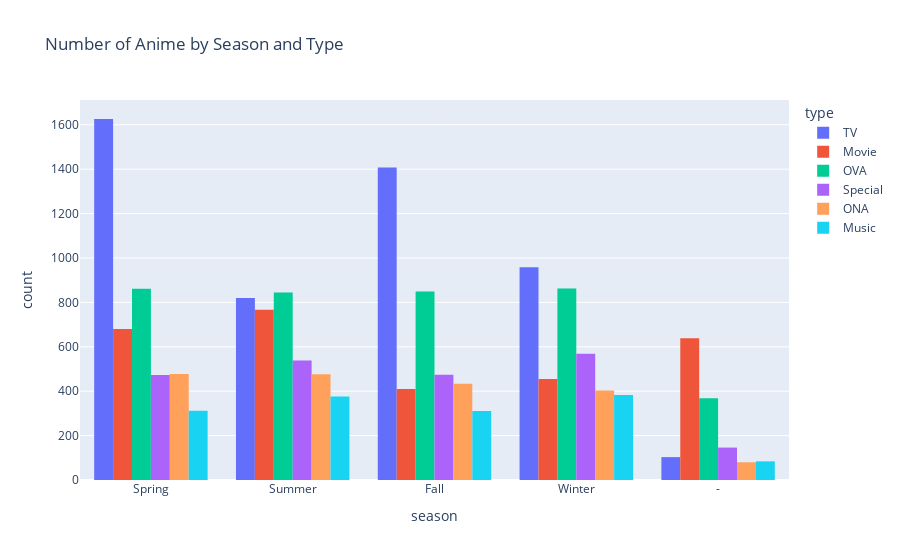

Notebook cell for this chart:
### Code cell
fig = px.histogram(df, x='season',
                   color='type',
                   barmode='group',
                    title='Number of Anime by Season and Type')
fig.show()

### Figure 1 — Plotly figure (JSON) as saved in the notebook; plotly's stock layout.template omitted (floating-point values rounded to 4 significant figures; data arrays with more than 128 entries replaced by an {"elided": "..."} marker saying what was removed)
{"data": [{"alignmentgroup": "True", "bingroup": "x", "hovertemplate": "type=TV<br>season=%{x}<br>count=%{y}<extra></extra>", "legendgroup": "TV", "marker": {"color": "#636efa", "pattern": {"shape": ""}}, "name": "TV", "offsetgroup": "TV", "orientation": "v", "showlegend": true, "type": "histogram", "x": {"elided": "4915 str values"}, "xaxis": "x", "yaxis": "y"}, {"alignmentgroup": "True", "bingroup": "x", "hovertemplate": "type=Movie<br>season=%{x}<br>count=%{y}<extra></extra>", "legendgroup": "Movie", "marker": {"color": "#EF553B", "pattern": {"shape": ""}}, "name": "Movie", "offsetgroup": "Movie", "orientation": "v", "showlegend": true, "type": "histogram", "x": {"elided": "2951 str values"}, "xaxis": "x", "yaxis": "y"}, {"alignmentgroup": "True", "bingroup": "x", "hovertemplate": "type=OVA<br>season=%{x}<br>count=%{y}<extra></extra>", "legendgroup": "OVA", "marker": {"color": "#00cc96", "pattern": {"shape": ""}}, "name": "OVA", "offsetgroup": "OVA", "orientation": "v", "showlegend": true, "type": "histogram", "x": {"elided": "3785 str values"}, "xaxis": "x", "yaxis": "y"}, {"alignmentgroup": "True", "bingroup": "x", "hovertemplate": "type=Special<br>season=%{x}<br>count=%{y}<extra></extra>", "legendgroup": "Special", "marker": {"color": "#ab63fa", "pattern": {"shape": ""}}, "name": "Special", "offsetgroup": "Special", "orientation": "v", "showlegend": true, "type": "histogram", "x": {"elided": "2200 str values"}, "xaxis": "x", "yaxis": "y"}, {"alignmentgroup": "True", "bingroup": "x", "hovertemplate": "type=ONA<br>season=%{x}<br>count=%{y}<extra></extra>", "legendgroup": "ONA", "marker": {"color": "#FFA15A", "pattern": {"shape": ""}}, "name": "ONA", "offsetgroup": "ONA", "orientation": "v", "showlegend": true, "type": "histogram", "x": {"elided": "1869 str values"}, "xaxis": "x", "yaxis": "y"}, {"alignmentgroup": "True", "bingroup": "x", "hovertemplate": "type=Music<br>season=%{x}<br>count=%{y}<extra></extra>", "legendgroup": "Music", "marker": {"color": "#19d3f3", "pattern": {"shape": ""}}, "name": "Music", "offsetgroup": "Music", "orientation": "v", "showlegend": true, "type": "histogram", "x": {"elided": "1466 str values"}, "xaxis": "x", "yaxis": "y"}], "layout": {"barmode": "group", "legend": {"title": {"text": "type"}, "tracegroupgap": 0}, "title": {"text": "Number of Anime by Season and Type"}, "xaxis": {"anchor": "y", "domain": [0, 1], "title": {"text": "season"}}, "yaxis": {"anchor": "x", "domain": [0, 1], "title": {"text": "count"}}}}
